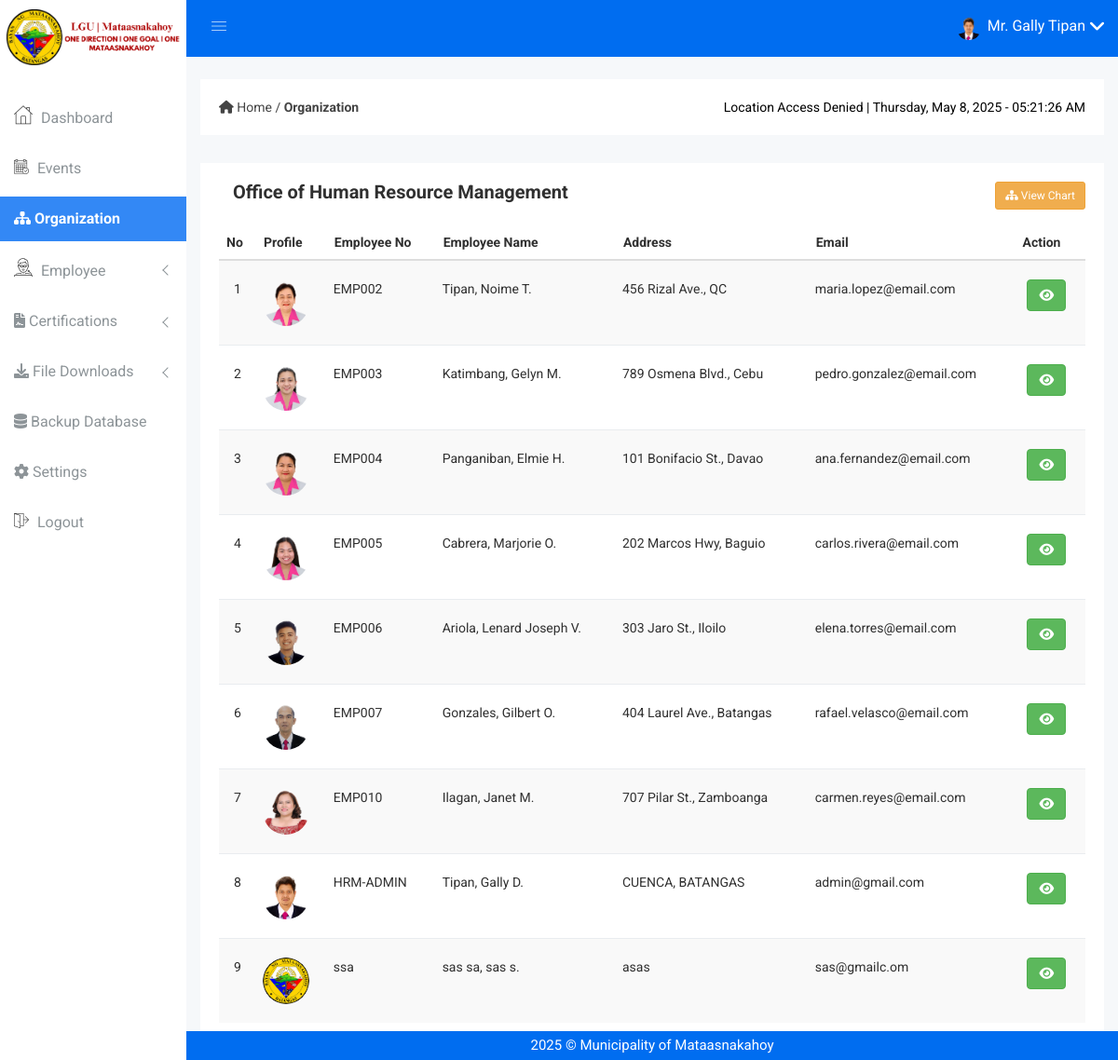
The page /organization.php (signed in) on the database its author committed.
### tables this page shows
CREATE TABLE IF NOT EXISTS `employee` (
  `employee_no` varchar(100) NOT NULL,
  `firstname` varchar(50) NOT NULL,
  `middlename` varchar(50) DEFAULT NULL,
  `lastname` varchar(50) NOT NULL,
  `name_extension` varchar(10) DEFAULT NULL,
  `dob` date NOT NULL,
  `pob` varchar(255) NOT NULL,
  `sex` enum('Male','Female') NOT NULL,
  `civil_status` varchar(255) DEFAULT NULL,
  `address` text NOT NULL,
  `blood_type` enum('A+','A-','B+','B-','AB+','AB-','O+','O-','Unknown') DEFAULT 'Unknown',
  `mobile_no` bigint DEFAULT NULL,
  `email_address` varchar(100) NOT NULL,
  `image` varchar(255) DEFAULT NULL,
  `designation` varchar(255) NOT NULL,
  `role` varchar(255) NOT NULL,
  `account_status` tinyint(1) NOT NULL DEFAULT '1',
  `hr_staff` tinyint(1) NOT NULL DEFAULT '0',
  `created_at` timestamp NOT NULL DEFAULT CURRENT_TIMESTAMP,
  `updated_at` timestamp NOT NULL DEFAULT CURRENT_TIMESTAMP ON UPDATE CURRENT_TIMESTAMP,
  PRIMARY KEY (`employee_no`),
  UNIQUE KEY `email_address` (`email_address`)
);

### organization.php (the view, shortened to what this page needs)
<?php
include 'emailnotif.php';
?>
<!DOCTYPE html>
<html class="no-js" lang="en">
<head>
    <link rel="stylesheet" href="css/bootstrap.min.css" />
    <link rel="stylesheet" href="css/font-awesome.min.css" />
    <link rel="stylesheet" href="css/owl.carousel.css" />
    <link rel="stylesheet" href="css/owl.theme.css" />
    <link rel="stylesheet" href="css/owl.transitions.css" />
    <link rel="stylesheet" href="css/animate.css" />
    <link rel="stylesheet" href="css/normalize.css" />
    <link rel="stylesheet" href="css/meanmenu.min.css" />
    <link rel="stylesheet" href="css/main.css" />
    <link rel="stylesheet" href="css/educate-custon-icon.css" />
    <link rel="stylesheet" href="css/morrisjs/morris.css" />
    <link rel="stylesheet" href="css/scrollbar/jquery.mCustomScrollbar.min.css" />
    <link rel="stylesheet" href="css/metisMenu/metisMenu.min.css" />
    <link rel="stylesheet" href="css/metisMenu/metisMenu-vertical.css" />
    <link rel="stylesheet" href="style.css" />
    <link rel="stylesheet" href="css/responsive.css" />
    <link rel="stylesheet" href="//cdn.datatables.net/2.1.4/css/dataTables.dataTables.min.css" />
</head>
<body>
    <?php include 'includes/sidebar.php'; ?>
    <?php include 'includes/header.php'; ?>
    <div class="breadcome-area">
        <div class="container-fluid">
            <div class="row">
                <div class="col-lg-12">
                    <div class="breadcome-list single-page-breadcome">
                        <div class="row">
                            <div class="col-lg-12">
                                <div class="breadcome-heading">
                                    <div class="row">
                                        <div class="col-lg-12"
                                            style="display: flex; justify-content: space-between; align-items: center;">
                                            <ul class="breadcome-menu"
                                                style="display: flex; align-items: center; padding: 0; margin: 0;">
                                                <li>
                                                    <link rel="stylesheet"
                                                        href="https://cdnjs.cloudflare.com/ajax/libs/font-awesome/6.0.0-beta3/css/all.min.css">
                                                    <a href="dashboard.php">
                                                        <i class="fas fa-home"></i> Home
                                                    </a>
                                                    <span class="bread-slash"> / </span>
                                                    <a href="#">
                                                        <strong>Organization</strong>
                                                    </a>
                                                </li>
                                            </ul>
                                            <div class="pst-container">
                                                <span id="user-location">Detecting location...</span> |
                                                <span id="pst-date"></span> - <span id="pst-time"></span>
                                            </div>
                                        </div>
                                    </div>
                                </div>
                            </div>
                        </div>
                    </div>
                </div>
            </div>
        </div>
    </div>
    <div class="product-status mg-b-15">
        <div class="container-fluid">
            <div class="row">
                <div class="col-lg-12 col-md-12 col-sm-12 col-xs-12">
                    <div class="product-status-wrap drp-lst">
                        <div class="col-lg-6 col-md-6 col-sm-6 col-xs-12">
                            <h4>Office of Human Resource Management</h4>
                        </div>
                        <div class="row">
                            <div class="col-md-6 text-right">
                                <div class="button-container">
                                    <a href="organization-chart.php" class="btn btn-warning btn-border btn-round btn-sm"
                                        target="_blank">
                                        <i class="fa fa-sitemap"></i> View Chart
                                    </a>
                                </div>
                            </div>
                        </div>
                        <div class="asset-inner" style="margin-top: 5px;">
                            <table id="myTable" class="table table-striped">
                                <thead>
                                    <tr>
                                        <th scope="col">No</th>
                                        <th scope="col">Profile</th>
                                        <th scope="col">Employee No</th>
                                        <th scope="col">Employee Name</th>
                                        <th scope="col">Address</th>
                                        <th scope="col">Email</th>
                                        <th scope="col">Action</th>
                                    </tr>
                                </thead>
                                <tbody>
                                    <?php
                                    $stmt = $con->prepare("SELECT
                                                            employee_no,
                                                            firstname,
                                                            middlename,
                                                            lastname,
                                                            name_extension,
                                                            dob,
                                                            pob,
                                                            sex,
                                                            civil_status,
                                                            address,
                                                            blood_type,
                                                            mobile_no,
                                                            email_address,
                                                            image,
                                                            designation,
                                                            role,
                                                            created_at,
                                                            updated_at
                                                        FROM employee
                                                        WHERE account_status = 1
                                                        AND hr_staff = 1");
                                    $stmt->execute();
                                    $result = $stmt->get_result();
                                    $count = 1;
                                    while ($row = $result->fetch_assoc()) {
                                        $employee_no = $row['employee_no'];
                                        $firstname = $row['firstname'];
                                        $middlename = $row['middlename'];
                                        $lastname = $row['lastname'];
                                        $name_extension = $row['name_extension'];
                                        $address = $row['address'];
                                        $email_address = $row['email_address'];
                                        $imagePath = $row['image'];
                                        $imageUrl = empty($imagePath) ? 'img/mk-logo.png' : 'img/profile/' . $imagePath;
                                    ?>
                                        <tr>
                                            <td style="text-align: center;"><?php echo $count; ?></td>
                                            <td>
                                                <img src="<?php echo htmlspecialchars($imageUrl); ?>" alt="Profile Image"
                                                    style="height: 50px; width: 50px; border-radius: 50%; object-fit: cover;">
                                            </td>
                                            <td><?php echo htmlspecialchars($employee_no); ?></td>
                                            <td>
                                                <?php
                                                $full_name = $lastname;
                                                if (!empty($name_extension)) {
                                                    $full_name .= ' ' . $name_extension;
                                                }
                                                $full_name .= ', ' . $firstname;
                                                if (!empty($middlename)) {
                                                    $full_name .= ' ' . substr($middlename, 0, 1) . '.';
                                                }
                                                echo htmlspecialchars($full_name);
                                                ?>
                                            </td>
                                            <td><?php echo htmlspecialchars($address); ?></td>
                                            <td><?php echo htmlspecialchars($email_address); ?></td>
                                            <td>
                                                <div style="text-align: center;">
                                                    <a href="employeedetails.php?employee_no=<?php echo htmlspecialchars($employee_no); ?>"
                                                        class="btn btn-success" title="View" style="margin-right: 8px;">
                                                        <i class="fa fa-eye"></i>
                                                    </a>
                                                </div>
                                            </td>
                                        </tr>
                                    <?php $count++;
                                    } ?>
                                </tbody>
                            </table>
                        </div>
                    </div>
                </div>
            </div>
        </div>
    </div>
    <?php include 'includes/footer.php'; ?>

### includes/header.php (shortened to what this page needs)
<div class="all-content-wrapper">
    <div class="header-advance-area">
        <div class="header-top-area">
            <div class="container-fluid">
                <div class="row">
                    <div class="col-lg-12 col-md-12 col-sm-12 col-xs-12">
                        <div class="header-top-wraper">
                            <div class="row">
                                <div class="col-lg-1 col-md-0 col-sm-1 col-xs-12">
                                    <div class="menu-switcher-pro">
                                        <button
                                            type="button"
                                            id="sidebarCollapse"
                                            class="btn bar-button-pro header-drl-controller-btn btn-info navbar-btn">
                                            <i class="educate-icon educate-nav"></i>
                                        </button>
                                    </div>
                                </div>
                                <div class="col-lg-5 col-md-5 col-sm-12 col-xs-12">
                                    <div class="header-right-info">
                                        <ul class="nav navbar-nav mai-top-nav header-right-menu">
                                            <li class="nav-item">
                                                <?php
                                                include "dbcon.php";
                                                $user_id = $_SESSION['user_id'];
                                                if (!empty($user_id)) {
                                                    $query = "
                                                        SELECT e.image, e.firstname, e.lastname, e.sex
                                                        FROM employee e
                                                        INNER JOIN admin a ON e.employee_no = a.employee_no
                                                        WHERE a.employee_no = ?
                                                    ";
                                                    $stmt = $con->prepare($query);
                                                    $stmt->bind_param("s", $user_id);
                                                    $stmt->execute();
                                                    $result = $stmt->get_result();
                                                    if ($row = $result->fetch_assoc()) {
                                                        $imagePath = $row['image'];
                                                        $sex = strtolower($row['sex']);
                                                        if ($sex === 'male') {
                                                            $salutation = "Mr.";
                                                        } elseif ($sex === 'female') {
                                                            $salutation = "Ms.";
                                                        } else {
                                                            $salutation = "";
                                                        }
                                                        $user_image = !empty($imagePath) ? 'img/profile/' . $imagePath : 'img/mk-logo.png';
                                                        $user_name = trim("$salutation {$row['firstname']} {$row['lastname']}");
                                                    } else {
                                                        $user_image = 'img/mk-logo.png';
                                                        $user_name = 'Admin';
                                                    }
                                                } else {
                                                    $user_image = 'img/mk-logo.png';
                                                    $user_name = 'Admin';
                                                }
                                                ?>
                                                <a href="#" data-toggle="dropdown" role="button" aria-expanded="false" class="nav-link dropdown-toggle">
                                                    <img src="<?php echo htmlspecialchars($user_image); ?>" alt="User Image" />
                                                    <span class="admin-name"><?php echo htmlspecialchars($user_name); ?></span>
                                                    <i class="fa fa-angle-down edu-icon edu-down-arrow"></i>
                                                </a>
                                            </li>
                                        </ul>
                                    </div>
                                </div>
                            </div>
                        </div>
                    </div>
                </div>
            </div>
        </div>

### rows shown on the page
employee: image (picture), user_name "Mr. Gally Tipan", employee_no "HRM-ADMIN", full_name "Tipan, Gally D.", address "CUENCA, BATANGAS", email_address "admin@gmail.com"
employee: image (picture), employee_no "EMP002", full_name "Tipan, Noime T.", address "456 Rizal Ave., QC", email_address "maria.lopez@email.com"
employee: image (picture), employee_no "EMP003", full_name "Katimbang, Gelyn M.", address "789 Osmena Blvd., Cebu", email_address "pedro.gonzalez@email.com"
employee: image (picture), employee_no "EMP004", full_name "Panganiban, Elmie H.", address "101 Bonifacio St., Davao", email_address "ana.fernandez@email.com"
employee: image (picture), employee_no "EMP005", full_name "Cabrera, Marjorie O.", address "202 Marcos Hwy, Baguio", email_address "carlos.rivera@email.com"
employee: image (picture), employee_no "EMP006", full_name "Ariola, Lenard Joseph V.", address "303 Jaro St., Iloilo", email_address "elena.torres@email.com"
employee: image (picture), employee_no "EMP007", full_name "Gonzales, Gilbert O.", address "404 Laurel Ave., Batangas", email_address "rafael.velasco@email.com"
employee: image (picture), employee_no "EMP010", full_name "Ilagan, Janet M.", address "707 Pilar St., Zamboanga", email_address "carmen.reyes@email.com"
employee: shows a picture, employee_no "ssa", full_name "sas sa, sas s.", address "asas", email_address "sas@gmailc.om"
